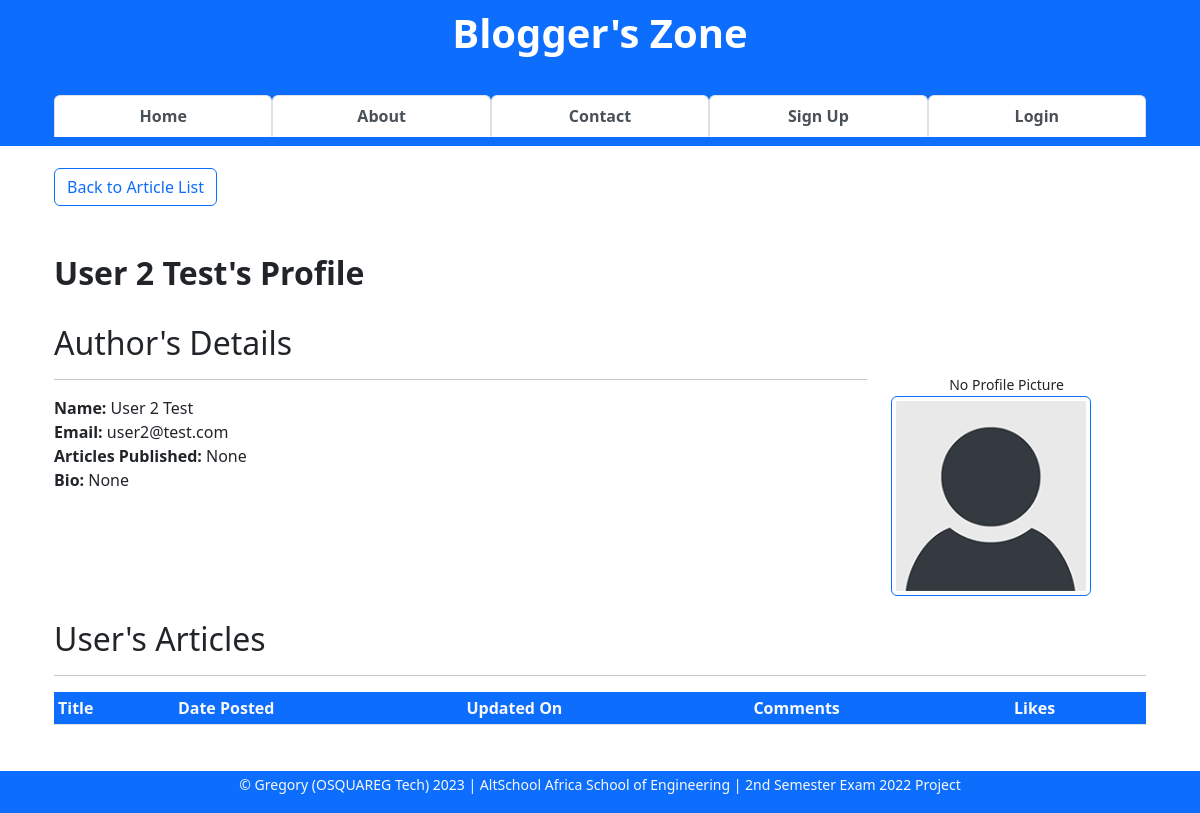
/author/4, run on the app's committed database.
### app/models.py (models this page shows, shortened)
class User(db.Model, UserMixin):
    __tablename__ = "users"
    id = db.Column(db.Integer, primary_key=True)
    firstname = db.Column(db.String(255), nullable=False)
    lastname = db.Column(db.String(255), nullable=False)
    username = db.Column(db.String(25), nullable=False, unique=True)
    email = db.Column(db.Text(150), nullable=False, unique=True)
    password_hash = db.Column(db.Text(255), nullable=False, unique=True)
    bio = db.Column(db.Text(), nullable=True)
    date_joined = db.Column(db.DateTime, default=datetime.utcnow)
    is_active = db.Column(db.Boolean, default=True)
    is_admin = db.Column(db.Boolean, default=False)
    profile_pic = db.Column(db.String(), nullable=True)
    last_updated_by = db.Column(db.String)
    last_updated_on = db.Column(db.DateTime, onupdate=datetime.utcnow)
    articles = db.relationship("Article", backref="author")
    comments = db.relationship("Comment", backref="commenter")
    article_likes = db.relationship("ArticleLike", backref="art_liker")
    comment_likes = db.relationship("CommentLike", backref="com_liker")

### app/general/general.py (the view)
@blueprint.route("/author/<int:id>", methods=["GET"])
def author(id):
    user = User.query.get_or_404(id)
    user_details = db.session.query(User, User.id, func.count(Article.id).label("articles_count")). \
        outerjoin(Article, Article.author_id == User.id). \
        filter(user.id == Article.author_id, Article.is_draft is False, Article.is_deleted is False,
               User.is_active is True,
               User.username != "admin").first()
    user_articles = Article.query.\
        filter(Article.author_id == user.id, Article.is_draft == False, Article.is_deleted is False).\
        all()
    comment_likes_cnts = db.session. \
        query(Article.id.label("article_id"),
               func.count(Comment.comment).label("comments_count"),
               func.count(ArticleLike.user_id).label("likes_count")). \
        filter(Article.author_id == user.id, Article.is_draft is False, Article.is_deleted is False). \
        outerjoin(Comment, Comment.article_id == Article.id).\
        outerjoin(ArticleLike, ArticleLike.article_id == Article.id).\
        group_by(Article.id).all()
    context = {
        "user": user,
        "user_details": user_details,
        "user_articles": user_articles,
        "comment_likes_cnts": comment_likes_cnts
    }
    return render_template("author.html", **context)

### app/general/templates/author.html (shortened to what this page needs)
{% extends 'base.html' %}
{% block content %}
<div class="container">
    <div>
        <a href="/#all-articles-list" class="btn btn-outline-primary">Back to Article List</a>
        <br><br>
    </div>
    <br>
    <div>
        <h2><b>{{ user.firstname }} {{ user.lastname }}'s Profile</b></h2>
    </div>
    <div class="row">
        <div class="col-9">
            <br>
            <div>
                <h2>Author's Details</h2>
                <hr>
                <strong>Name:</strong> {{ user.firstname }} {{ user.lastname }} <br>
                <strong>Email:</strong> {{ user.email }} <br>
                <strong>Articles Published:</strong>
                {% if user_details.articles_count < 1 %}
                None <br>
                {% else %}
                {{ user_details.articles_count }} <br>
                {% endif %}
                <strong>Bio:</strong> {{ user.bio }} <br>
            </div><br>
        </div>
        <div class="row col-3">
            <div>
                <br><br><br>
                {% if user.profile_pic %}
                <img src="{{ url_for('static', filename='images/' + user.profile_pic)}}"
                    class="float-right img-thumbnail border-primary" width="200">
                {% else %}
                <center><small>No Profile Picture</small></center>
                <img src="{{ url_for('static', filename='images/default_profile_pic.png')}}"
                    class="float-right img-thumbnail border-primary" width="200">
                {% endif %}
            </div>
        </div>
    </div>
    <br>
    <div id="user-articles">
        <h2> User's Articles </h2>
        <hr>
        <table class="table table-sm table-hover">
            <thead class="table-responsive bg-primary text-light">
                <th>Title</th>
                <th>Date Posted</th>
                <th>Updated On</th>
                <th>Comments</th>
                <th>Likes</th>
            </thead>
        </table>
    </div>
</div>
{% endblock content %}

### app/static/css/tab-style.css (style rules this page uses)
a { text-decoration: none; }

### app/static/css/ckeditor-styles.css (style rules this page uses)
:root { --ck-color-image-caption-background: hsl(0, 0%, 97%); --ck-color-image-caption-text: hsl(0, 0%, 20%); --ck-color-mention-background: hsla(341, 100%, 30%, 0.1); --ck-color-mention-text: hsl(341, 100%, 30%); --ck-color-table-caption-background: hsl(0, 0%, 97%); --ck-color-table-caption-text: hsl(0, 0%, 20%); --ck-highlight-marker-blue: hsl(201, 97%, 72%); --ck-highlight-marker-green: hsl(120, 93%, 68%); --ck-highlight-marker-pink: hsl(345, 96%, 73%); --ck-highlight-marker-yellow: hsl(60, 97%, 73%); --ck-highlight-pen-green: hsl(112, 100%, 27%); --ck-highlight-pen-red: hsl(0, 85%, 49%); --ck-image-style-spacing: 1.5em; --ck-inline-image-style-spacing: calc(var(--ck-image-style-spacing) / 2); --ck-todo-list-checkmark-size: 16px; }

### data on the page
User: firstname "User 2", lastname "Test", email "user2@test.com", bio "None"
